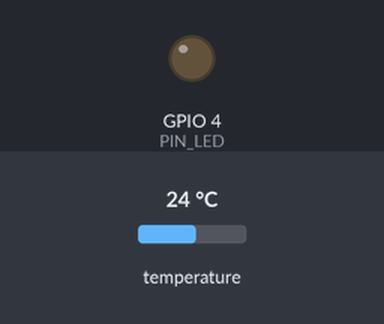
A sketch run on a simulated ESP32. Parts: output pins drawn as LEDs (lit = HIGH). Inputs (shaded band) come from the test bench; at power-on: temperature 24 °C. WiFi joins after 1.5 s; servers stay silent unless stated; no MQTT or app messages arrive unless stated; what the sketch prints to the serial monitor is not drawn.

Above: at 5.8 s.
5.9 s: temperature set to 10.9 °C
17.2 s: temperature set to 9.6 °C
At 32.1 s:
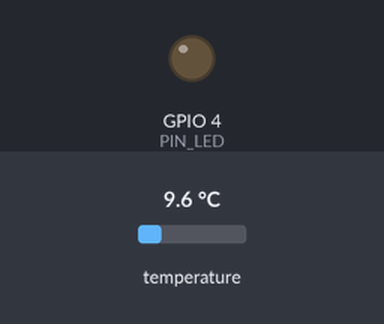
34.2 s: temperature set to 12 °C
At 48.3 s:
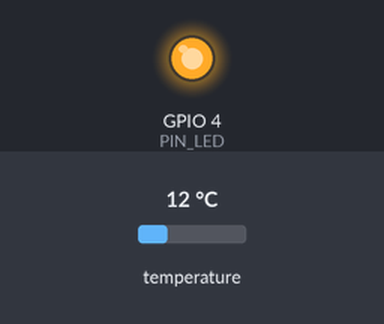
Timing chart, 0 to 49.2 s (numbered marks = the images above; inputs shaded):
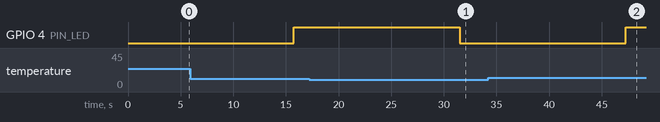

The sketch:

CadeiaFria_MQTT.ino
```cpp
// =====================================================================
// CadeiaFria_MQTT.ino — IoT III (IFMG Ouro Branco) — Entregas 3 a 5
//
// ESP32 + DS18B20 (GPIO19) + LED de alarme (GPIO4)
//  - Telemetria JSON a cada 15 s em .../telemetry  (QoS 0)
//  - Comandos em .../command  {"action":"set","target":"alarm|led","value":bool,"requestId":"..."}
//  - Confirmação em .../state (retido) SÓ depois de acionar o pino
//  - LWT "offline" em .../availability (retido); "online" ao conectar
//  - Wi-Fi/MQTT com reconexão NÃO bloqueante (sem delay no loop)
//
// Payloads compatíveis com o validador do gateway (validator.js).
// Bibliotecas: PubSubClient, ArduinoJson 7.x, OneWire, DallasTemperature
// =====================================================================
#include <WiFi.h>
#include <PubSubClient.h>
#include <ArduinoJson.h>
#include <OneWire.h>
#include <DallasTemperature.h>
#include "secrets.h"   // WIFI_SSID, WIFI_PASSWORD

// ----------------------------- Configuração -----------------------------
#define TURMA      "2026-1"
#define ALUNO      "rodolfo"
#define DEVICE_ID  "esp32cadeiafria"
#define TOPIC_BASE "ifmg/iot3/" TURMA "/" ALUNO "/" DEVICE_ID "/"

const char* TOPIC_TELEMETRY    = TOPIC_BASE "telemetry";
const char* TOPIC_COMMAND      = TOPIC_BASE "command";
const char* TOPIC_STATE        = TOPIC_BASE "state";
const char* TOPIC_AVAILABILITY = TOPIC_BASE "availability";

const char* MQTT_HOST = "broker.hivemq.com";
const uint16_t MQTT_PORT = 1883;

const uint8_t PIN_DS18B20 = 19;
const uint8_t PIN_LED     = 4;

const float TEMP_MIN_C = 0.0f;   // faixa segura da cadeia fria
const float TEMP_MAX_C = 10.0f;

const unsigned long TELEMETRY_INTERVAL_MS = 15000;
const unsigned long CONVERSION_MS         = 750;   // DS18B20 em 12 bits
const unsigned long WIFI_RETRY_MS         = 5000;
const unsigned long MQTT_RETRY_MS         = 5000;

// ------------------------------- Objetos -------------------------------
WiFiClient net;
PubSubClient mqtt(net);
OneWire oneWire(PIN_DS18B20);
DallasTemperature sensors(&oneWire);

char clientId[32];

// -------------------------------- Estado -------------------------------
bool armed       = true;    // alarme automático armado
bool ledOn       = false;   // estado físico do LED
bool ledManual   = false;   // true = LED controlado por comando "led" (ignora limiar)
bool tempValid   = false;
float lastTempC  = 0;
uint32_t sequence = 0;

unsigned long lastWifiTry = 0, lastMqttTry = 0, lastTelemetry = 0, convStart = 0;
bool converting = false;

// ------------------------------- Atuador -------------------------------
void setLed(bool on) {
  ledOn = on;
  digitalWrite(PIN_LED, on ? HIGH : LOW);
}

// Decide o LED pela regra da cadeia fria (exceto em modo manual)
void evaluateAlarm() {
  if (ledManual) return;
  bool outOfRange = tempValid && (lastTempC < TEMP_MIN_C || lastTempC > TEMP_MAX_C);
  setLed(armed && outOfRange);   // leitura inválida nunca acende o LED
}

// ------------------------------ Publicações ----------------------------
void publishState(const char* actuator, bool state, const char* requestId) {
  JsonDocument doc;
  doc["deviceId"] = DEVICE_ID;
  doc["actuator"] = actuator;            // "alarm" ou "led"
  doc["state"]    = state;
  if (requestId) doc["requestId"] = requestId;

  char buf[200];
  size_t n = serializeJson(doc, buf, sizeof(buf));
  bool ok = mqtt.publish(TOPIC_STATE, (const uint8_t*)buf, n, true);  // retido
  Serial.printf("[state] %s %s\n", ok ? "OK" : "FALHA", buf);
}

void publishTelemetry() {
  JsonDocument doc;
  doc["deviceId"] = DEVICE_ID;
  doc["sensor"]   = "temperatura";
  if (tempValid) doc["value"] = round(lastTempC * 100) / 100.0;  // 2 casas
  else           doc["value"] = nullptr;                           // falha de leitura
  doc["unit"]     = "C";
  doc["sequence"] = sequence++;
  doc["uptimeMs"] = millis();
  doc["wifiRssi"] = WiFi.RSSI();
  doc["armed"]    = armed;
  doc["ledOn"]    = ledOn;

  char buf[256];
  size_t n = serializeJson(doc, buf, sizeof(buf));
  bool ok = mqtt.publish(TOPIC_TELEMETRY, (const uint8_t*)buf, n, false);
  Serial.printf("[telemetry] %s %s\n", ok ? "OK" : "FALHA", buf);
}

// -------------------------------- Comandos -----------------------------
void onMessage(char* topic, byte* payload, unsigned int len) {
  JsonDocument cmd;
  DeserializationError err = deserializeJson(cmd, payload, len);
  if (err) { Serial.printf("[cmd] JSON inválido: %s\n", err.c_str()); return; }

  const char* action    = cmd["action"] | "";
  const char* target    = cmd["target"] | "";
  const char* requestId = cmd["requestId"] | "sem-id";

  if (strcmp(action, "set") != 0 || !cmd["value"].is<bool>()) {
    Serial.println("[cmd] ignorado: action deve ser \"set\" e value boolean");
    return;
  }
  bool value = cmd["value"].as<bool>();

  if (strcmp(target, "alarm") == 0) {
    armed = value;
    ledManual = false;           // volta ao modo automático
    evaluateAlarm();             // aplica no pino ANTES de confirmar
    publishState("alarm", armed, requestId);
  } else if (strcmp(target, "led") == 0) {
    ledManual = true;            // teste de bancada: força o LED
    setLed(value);
    publishState("led", ledOn, requestId);
  } else {
    Serial.printf("[cmd] target desconhecido: %s\n", target);
  }
}

// ------------------------- Wi-Fi / MQTT (não bloqueante) ----------------
void maintainWifi() {
  static bool printed = false;
  if (WiFi.status() == WL_CONNECTED) {
    if (!printed) { Serial.printf("[wifi] conectado IP=%s RSSI=%d\n", WiFi.localIP().toString().c_str(), WiFi.RSSI()); printed = true; }
    return;
  }
  printed = false;
  if (millis() - lastWifiTry >= WIFI_RETRY_MS) {
    lastWifiTry = millis();
    Serial.println("[wifi] tentando conectar...");
    WiFi.disconnect();
    WiFi.begin(WIFI_SSID, WIFI_PASSWORD);
  }
}

void maintainMqtt() {
  if (WiFi.status() != WL_CONNECTED) return;
  if (mqtt.connected()) { mqtt.loop(); return; }
  if (millis() - lastMqttTry < MQTT_RETRY_MS) return;
  lastMqttTry = millis();

  Serial.print("[mqtt] conectando... ");
  // connect(id, user, pass, willTopic, willQos, willRetain, willMessage)
  if (mqtt.connect(clientId, nullptr, nullptr, TOPIC_AVAILABILITY, 1, true, "offline")) {
    Serial.println("OK");
    mqtt.publish(TOPIC_AVAILABILITY, "online", true);
    mqtt.subscribe(TOPIC_COMMAND, 1);
    publishState("alarm", armed, "startup");
  } else {
    Serial.printf("falhou rc=%d\n", mqtt.state());
  }
}

// ---------------------- Sensor (máquina de estados) ---------------------
void maintainSensor() {
  unsigned long now = millis();
  if (!converting) {
    if (now - lastTelemetry >= TELEMETRY_INTERVAL_MS) {
      sensors.requestTemperatures();   // assíncrono (setWaitForConversion(false))
      convStart = now;
      converting = true;
    }
    return;
  }
  if (now - convStart < CONVERSION_MS) return;
  converting = false;
  lastTelemetry = now;

  float t = sensors.getTempCByIndex(0);
  tempValid = (t != DEVICE_DISCONNECTED_C && t > -55.0f && t < 125.0f);
  if (tempValid) lastTempC = t;
  else Serial.println("[sensor] falha de leitura do DS18B20");

  evaluateAlarm();                     // LED atualizado antes de publicar
  if (mqtt.connected()) publishTelemetry();
}

// ------------------------------ setup/loop -----------------------------
void setup() {
  Serial.begin(115200);
  pinMode(PIN_LED, OUTPUT);
  setLed(false);

  sensors.begin();
  sensors.setResolution(12);
  sensors.setWaitForConversion(false);
  Serial.printf("[sensor] DS18B20 encontrados: %d\n", sensors.getDeviceCount());

  uint64_t mac = ESP.getEfuseMac();
  snprintf(clientId, sizeof(clientId), "esp32cadeiafria-%04X", (uint16_t)(mac >> 32));

  WiFi.mode(WIFI_STA);
  WiFi.begin(WIFI_SSID, WIFI_PASSWORD);
  lastWifiTry = millis();

  mqtt.setServer(MQTT_HOST, MQTT_PORT);
  mqtt.setCallback(onMessage);
  mqtt.setKeepAlive(30);
  mqtt.setBufferSize(512);
}

void loop() {
  maintainWifi();
  maintainMqtt();
  maintainSensor();
}
```

secrets.example.h
```cpp
// Copie para secrets.h e preencha. NÃO versione o secrets.h.
#pragma once
#define WIFI_SSID     "SUA_REDE"
#define WIFI_PASSWORD "SUA_SENHA"
```

Measured:
- after the input at 17.2 s, GPIO 4 (PIN_LED): HIGH → LOW after 14.3 s
- after the input at 34.2 s, GPIO 4 (PIN_LED): LOW → HIGH after 13.1 s
